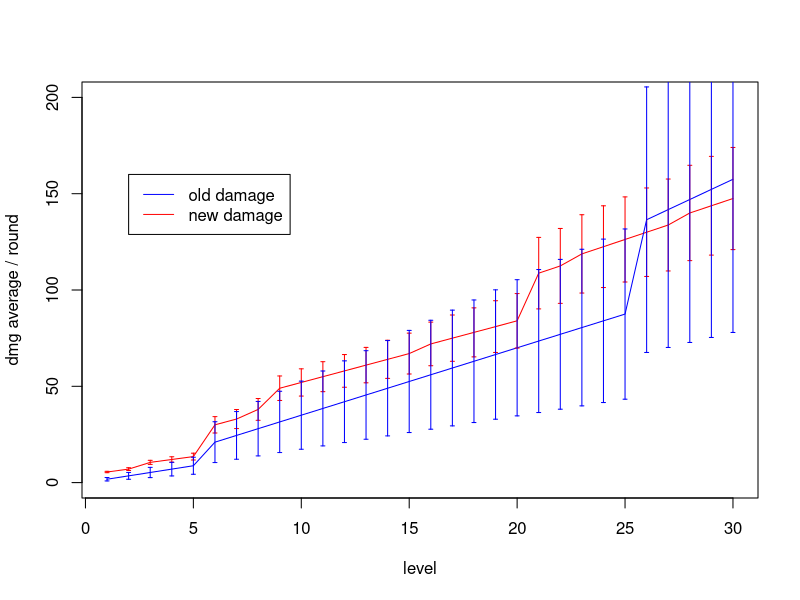
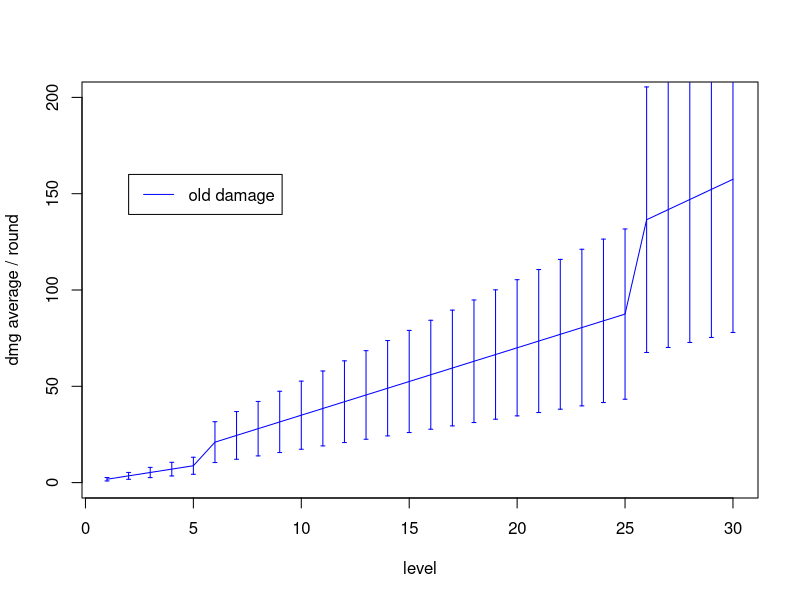
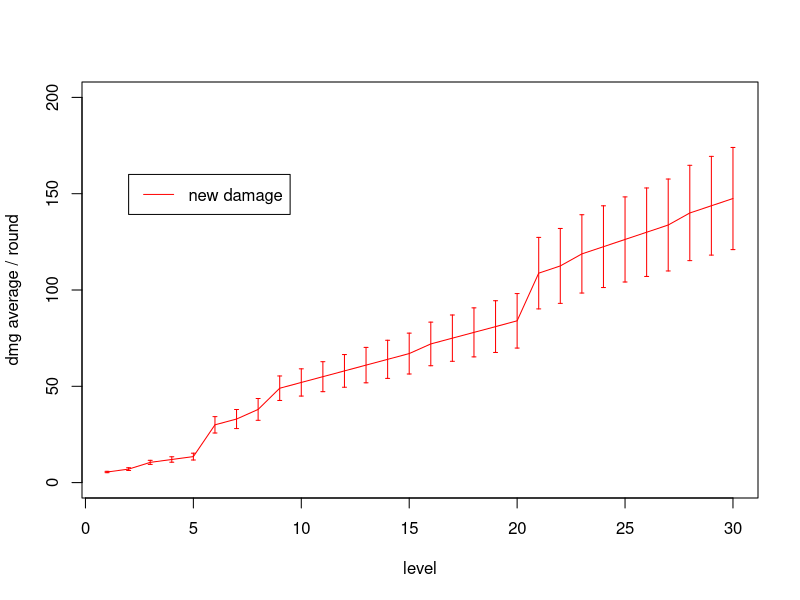
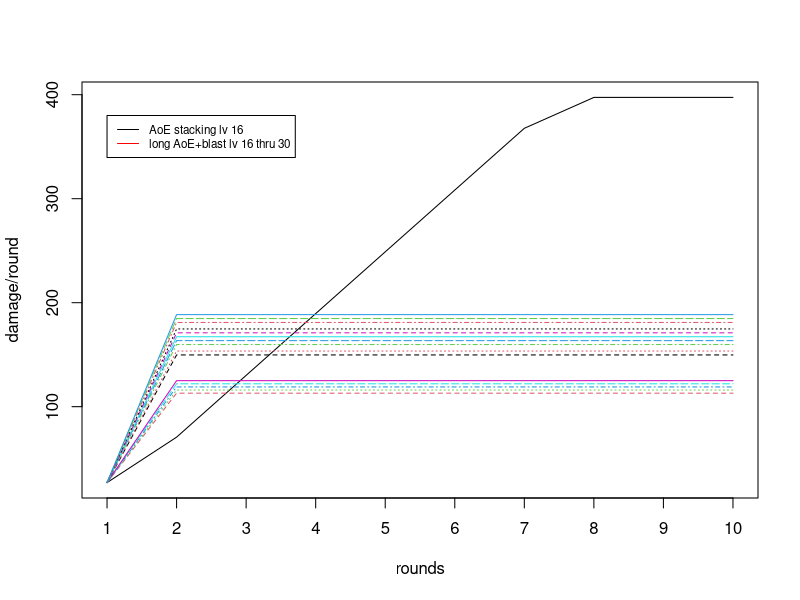

These figures' R source, in order:
level=c(1:30)

damage_old_min=1*level/2
damage_old_min[26:30] <- damage_old_min[26:30]*1.5
damage_old_min[6:30] <-  damage_old_min[6:30]*2
damage_old_max=6*level/2
damage_old_max[26:30] <- damage_old_max[26:30]*1.5
damage_old_max[6:30] <- damage_old_max[6:30]*2
damage_old_both=cbind(damage_old_min,damage_old_max)
damage_old_sd=apply(damage_old_both, 1, sd)
damage_old_average=(damage_old_min+damage_old_max)/2

cha_mod=c(4,	4,	6,	6,	6,	6,	6,	7,	11,	11,	11,	11,	11,	11,	11,	12,	12,	12,	12,	12,	12,	12,	13,	13,	13,	13,	13,	14,	14,	14)
damage_new_min=1*level+cha_mod
damage_new_min[21:30] <- damage_new_min[21:30]*1.25
damage_new_min[6:30] <-  damage_new_min[6:30]*2
damage_new_max=2*level+cha_mod
damage_new_max[21:30] <- damage_new_max[21:30]*1.25
damage_new_max[6:30] <-  damage_new_max[6:30]*2
damage_new_both=cbind(damage_new_min,damage_new_max)
damage_new_sd=apply(damage_new_both, 1, sd)
damage_new_average=(damage_new_min+damage_new_max)/2


plot(level,damage_new_average,type="l",col="red",ylim=c(0,200), ylab="dmg average / round")
lines(damage_old_average, col="blue")
arrows(level,damage_new_average-damage_new_sd/2,level,damage_new_average+damage_new_sd/2, code=3, length=0.02, angle = 90, col="red")
arrows(level,damage_old_average-damage_old_sd/2,level,damage_old_average+damage_old_sd/2, code=3, length=0.02, angle = 90, col="blue")
legend(2, 160, legend=c("old damage", "new damage"), lty=1, col=c("blue", "red")) 

plot(level,damage_old_average,type="l",col="blue",ylim=c(0,200), ylab="dmg average / round")
arrows(level,damage_old_average-damage_old_sd/2,level,damage_old_average+damage_old_sd/2, code=3, length=0.02, angle = 90, col="blue")
legend(2, 160, legend="old damage", lty=1, col="blue")


plot(level,damage_new_average,type="l",col="red",ylim=c(0,200), ylab="dmg average / round")
arrows(level,damage_new_average-damage_new_sd/2,level,damage_new_average+damage_new_sd/2, code=3, length=0.02, angle = 90, col="red")
legend(2, 160, legend="new damage", lty=1, col="red")


## Perilous flames and AoE stacking

AoE1=13.5+13.5
AoE2=AoE1+14+27*1.1
AoE3=AoE2+27*1.1+27*1.1
AoE4=AoE3+27*1.1+27*1.1
AoE5=AoE4+27*1.1+27*1.1
AoE6=AoE5+27*1.1+27*1.1
AoE7=AoE6+27*1.1+27*1.1
AoE8=AoE7+27*1.1
AoE9=AoE8
AoE10=AoE9

AoE=c(AoE1, AoE2, AoE3, AoE4, AoE5, AoE6, AoE7, AoE8, AoE9, AoE10)

## AoE stacking and Eldritch

eldritch_i = function(i){
  eldritch_i=damage_new_average[i]
  dmg <- AoE1 + 14 + eldritch_i
  return(dmg)
  }

eldritch_16thru30=eldritch_i(16:30)


e16=c(AoE1, rep(eldritch_16thru30[1],9))
e17=c(AoE1, rep(eldritch_16thru30[2],9))
e18=c(AoE1, rep(eldritch_16thru30[3],9))
e19=c(AoE1, rep(eldritch_16thru30[4],9))
e20=c(AoE1, rep(eldritch_16thru30[5],9))
e21=c(AoE1, rep(eldritch_16thru30[6],9))
e22=c(AoE1, rep(eldritch_16thru30[7],9))
e23=c(AoE1, rep(eldritch_16thru30[8],9))
e24=c(AoE1, rep(eldritch_16thru30[9],9))
e25=c(AoE1, rep(eldritch_16thru30[10],9))
e26=c(AoE1, rep(eldritch_16thru30[11],9))
e27=c(AoE1, rep(eldritch_16thru30[12],9))
e28=c(AoE1, rep(eldritch_16thru30[13],9))
e29=c(AoE1, rep(eldritch_16thru30[14],9))
e30=c(AoE1, rep(eldritch_16thru30[15],9))

rounds=1:10

?matplot
damage_rounds=data.frame(AoE, e16, e17, e18, e19, e20, e21, e22, e23, e24, e25, e26, e27, e28, e29, e30)
matplot(rounds, damage_rounds, type="l", ylab="damage/round", xaxt="n")
axis(1, rounds)
legend(1, 380, legend=c("AoE stacking lv 16","long AoE+blast lv 16 thru 30"), lty=1, col=c("black","red"), cex=0.7)
       
